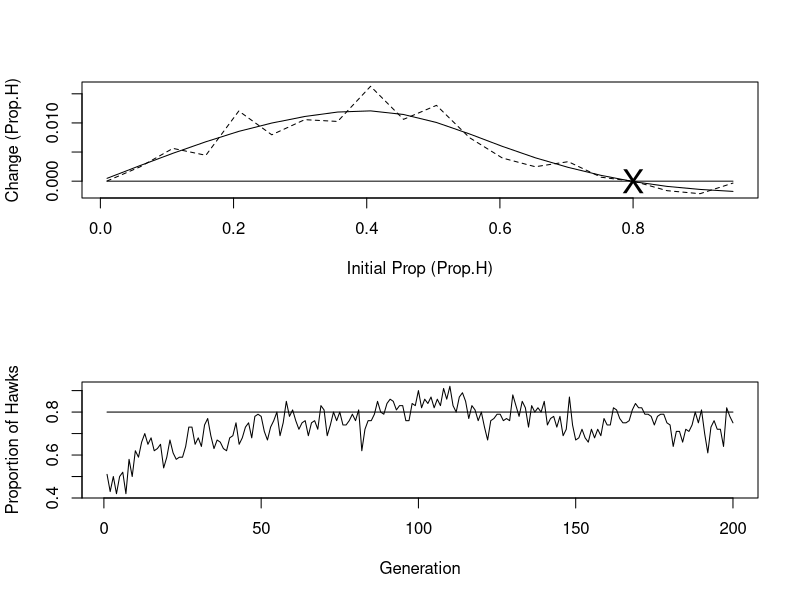

Generate this figure with R:
# Hawk-Dove quantitative genetic model

# General assumptions
# 1. The population consists of two types of morphs: Hawk, Dove.
# 2. Morph is determined by multiple genes.
# 3. A hawk interacting with a dove always wins.
# 4. A hawk interacting with a hawk earns a negative payoff.
# 5. A dove interacting with a dove divides the payoff.
# 6. Fitness is equal to some initial quantity plus the payoff.

# Morphs: Hawk = 1, Dove = 2

rm(list=ls())

fitness = function(gm, gf, morph, payoff.mat, npop) {
    opponent <- sample(morph)
    fit <- matrix(0, npop, 1)
    #iterate over payoffs
    for(i.receiver in 1:2) {
        for(i.opponent in 1:2) {
            fit[morph==i.receiver & opponent==i.opponent] <- 3 + payoff.mat[i.receiver, i.opponent]
        }    
    }
    mu.male <- sum(fit*gm) / sum(fit)
    mu.female <- mean(gf)
    mu <- mean(c(mu.male, mu.female))
    return(mu)
}

#### MAIN PROGRAM ####
set.seed(100)
N.Pop = 10^4
Morph = matrix(2, N.Pop, 1)
Payoff.Mat = matrix(c(-1, 0, 8, 4), 2, 2)
# give names to the 4 Payoff cells
A = Payoff.Mat[1,1]
B = Payoff.Mat[1,2]
C = Payoff.Mat[2,1]
D = Payoff.Mat[2,2]

H2 = 0.5       # heritability
Vp = 1         # phenotypic variance
Va = Vp * H2   # additive genetic variance
Ve = Vp - Va   # environmental variance
Mu = 0         # trait mean value
SDa = sqrt(Va)
SDe = sqrt(Ve)

Max.Prop = 20  # number of divisions of proportion
# expected proportion of Hawk
P.Hawks = (B-D) / (B+C-A-D)

# structure to store results
Output = matrix(0, Max.Prop, 2)
# proportion of Hawks
Output[,1] = seq(from=0.01, to=0.95, length=Max.Prop)

for(i in 1:Max.Prop) {
    Prop.H = Output[i, 1]  # initial prop of Hawk
    T.Zero = -qnorm(Prop.H, mean=0, sd=1)
    # generate genetic and environmental values using normal dist
    Mu = 0
    GM = rnorm(N.Pop, mean=Mu, sd=SDa) # genetic value of males
    GF = rnorm(N.Pop, mean=Mu, sd=SDa) # genetic value of females
    EM = rnorm(N.Pop, mean=0, sd=SDe)  # environmental value of males
    PM = GM + EM                       # phenotypic value of males
    # combine phenotypic and genetic values
    Morph[PM > T.Zero] = 1   # Hawks
    Morph[PM <= T.Zero] = 2  # Doves
    N.Hawk = sum(Morph[Morph==1])
    Mu = fitness(GM, GF, Morph, Payoff.Mat, N.Pop)
    # store change in proportion
    Output[i, 2] = 1 - pnorm(q=T.Zero, mean=Mu, sd=1) - Output[i, 1]
}


par(mfrow=c(2,1))

Y.Min = min(Output[,2])
Y.Max = max(Output[,2])
plot(Output[,1], Output[,2], type='l', lty=2, ylim=c(Y.Min, Y.Max), xlab='Initial Prop (Prop.H)', ylab='Change (Prop.H)')
lines(Output[,1], rep(0, Max.Prop)) # theoretical ESS horizontal line
points(P.Hawks, 0, pch='X', cex=2)
# splines for smoothing
lines(smooth.spline(Output[,1], Output[,2]))

# Numerical Solution
print('Finding ESS using a numerical approach')
N.Pop = 100
Morph = matrix(2, N.Pop, 1)
Prop.H = 0.5
T.Zero = -qnorm(Prop.H)

H2 = 0.5       # heritability
Vp = 1         # phenotypic variance
Va = Vp * H2   # additive genetic variance
Ve = Vp - Va   # environmental variance
Mu = 0         # trait mean value
SDa = sqrt(Va)
SDe = sqrt(Ve)

Maxgen = 200
# structure to store results
Output = matrix(0, Maxgen, 2)

for(i in 1:Maxgen) {
    Output[i, 1]  = i
    # generate genetic and environmental values using normal dist
    GM = rnorm(N.Pop, mean=Mu, sd=SDa) # genetic value of males
    GF = rnorm(N.Pop, mean=Mu, sd=SDa) # genetic value of females
    EM = rnorm(N.Pop, mean=0, sd=SDe)  # environmental value of males
    PM = GM + EM                       # phenotypic value of males
    # combine phenotypic and genetic values
    Morph[PM > T.Zero] = 1   # Hawks
    Morph[PM <= T.Zero] = 2  # Doves
    N.Hawk = sum(Morph[Morph==1])
    Output[i, 2] = N.Hawk / N.Pop
    # calculate next iteration
    Mu = fitness(GM, GF, Morph, Payoff.Mat, N.Pop)
}

Startgen = 100
Y.Min = min(Output[,2])
Y.Max = max(Output[,2])
plot(Output[,1], Output[,2], type='l', ylim=c(Y.Min, Y.Max), xlab='Generation', ylab='Proportion of Hawks')
lines(Output[,1], rep(P.Hawks, Maxgen))  # theoretical expectation

Equilibrium = Output[Startgen:Maxgen, 2]
print('Mean Hawks, SD Hawks, Expected Hawks')
print(c(mean(Equilibrium), sd(Equilibrium), P.Hawks))
print(t.test(Equilibrium, mu=P.Hawks))

